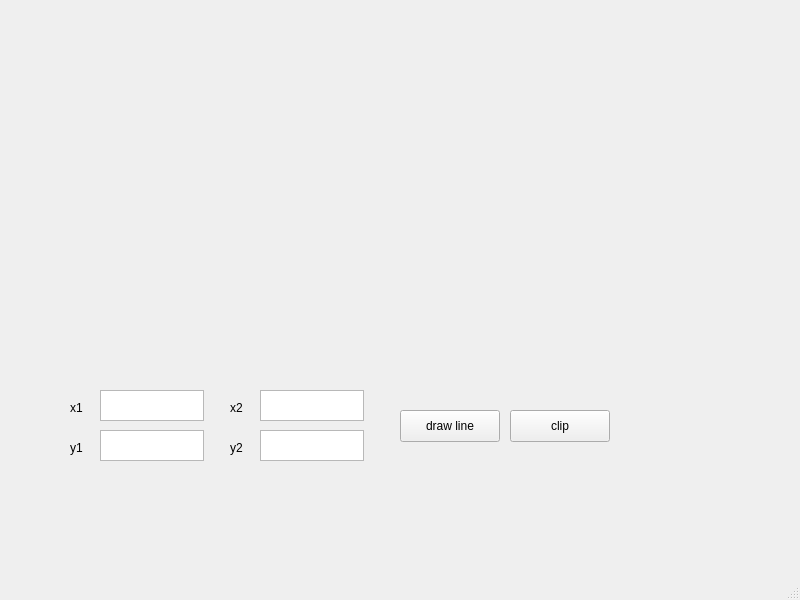
<?xml version="1.0" encoding="UTF-8"?>
<ui version="4.0">
 <class>MainWindow</class>
 <widget class="QMainWindow" name="MainWindow">
  <property name="geometry">
   <rect>
    <x>0</x>
    <y>0</y>
    <width>800</width>
    <height>600</height>
   </rect>
  </property>
  <property name="windowTitle">
   <string>MainWindow</string>
  </property>
  <widget class="QWidget" name="centralwidget">
   <widget class="QLabel" name="label">
    <property name="geometry">
     <rect>
      <x>0</x>
      <y>0</y>
      <width>300</width>
      <height>300</height>
     </rect>
    </property>
    <property name="text">
     <string/>
    </property>
   </widget>
   <widget class="QLabel" name="label_2">
    <property name="geometry">
     <rect>
      <x>350</x>
      <y>0</y>
      <width>300</width>
      <height>300</height>
     </rect>
    </property>
    <property name="text">
     <string/>
    </property>
   </widget>
   <widget class="QLabel" name="label_3">
    <property name="geometry">
     <rect>
      <x>70</x>
      <y>400</y>
      <width>51</width>
      <height>16</height>
     </rect>
    </property>
    <property name="text">
     <string>x1</string>
    </property>
   </widget>
   <widget class="QTextEdit" name="textEdit">
    <property name="geometry">
     <rect>
      <x>100</x>
      <y>390</y>
      <width>104</width>
      <height>31</height>
     </rect>
    </property>
   </widget>
   <widget class="QTextEdit" name="textEdit_2">
    <property name="geometry">
     <rect>
      <x>100</x>
      <y>430</y>
      <width>104</width>
      <height>31</height>
     </rect>
    </property>
   </widget>
   <widget class="QLabel" name="label_4">
    <property name="geometry">
     <rect>
      <x>70</x>
      <y>440</y>
      <width>51</width>
      <height>16</height>
     </rect>
    </property>
    <property name="text">
     <string>y1</string>
    </property>
   </widget>
   <widget class="QLabel" name="label_5">
    <property name="geometry">
     <rect>
      <x>230</x>
      <y>440</y>
      <width>51</width>
      <height>16</height>
     </rect>
    </property>
    <property name="text">
     <string>y2</string>
    </property>
   </widget>
   <widget class="QTextEdit" name="textEdit_3">
    <property name="geometry">
     <rect>
      <x>260</x>
      <y>390</y>
      <width>104</width>
      <height>31</height>
     </rect>
    </property>
   </widget>
   <widget class="QLabel" name="label_6">
    <property name="geometry">
     <rect>
      <x>230</x>
      <y>400</y>
      <width>51</width>
      <height>16</height>
     </rect>
    </property>
    <property name="text">
     <string>x2</string>
    </property>
   </widget>
   <widget class="QTextEdit" name="textEdit_4">
    <property name="geometry">
     <rect>
      <x>260</x>
      <y>430</y>
      <width>104</width>
      <height>31</height>
     </rect>
    </property>
   </widget>
   <widget class="QPushButton" name="pushButton">
    <property name="geometry">
     <rect>
      <x>400</x>
      <y>410</y>
      <width>100</width>
      <height>32</height>
     </rect>
    </property>
    <property name="text">
     <string>draw line</string>
    </property>
   </widget>
   <widget class="QPushButton" name="pushButton_2">
    <property name="geometry">
     <rect>
      <x>510</x>
      <y>410</y>
      <width>100</width>
      <height>32</height>
     </rect>
    </property>
    <property name="text">
     <string>clip</string>
    </property>
   </widget>
  </widget>
  <widget class="QMenuBar" name="menubar">
   <property name="geometry">
    <rect>
     <x>0</x>
     <y>0</y>
     <width>800</width>
     <height>22</height>
    </rect>
   </property>
  </widget>
  <widget class="QStatusBar" name="statusbar"/>
 </widget>
 <resources/>
 <connections/>
</ui>
